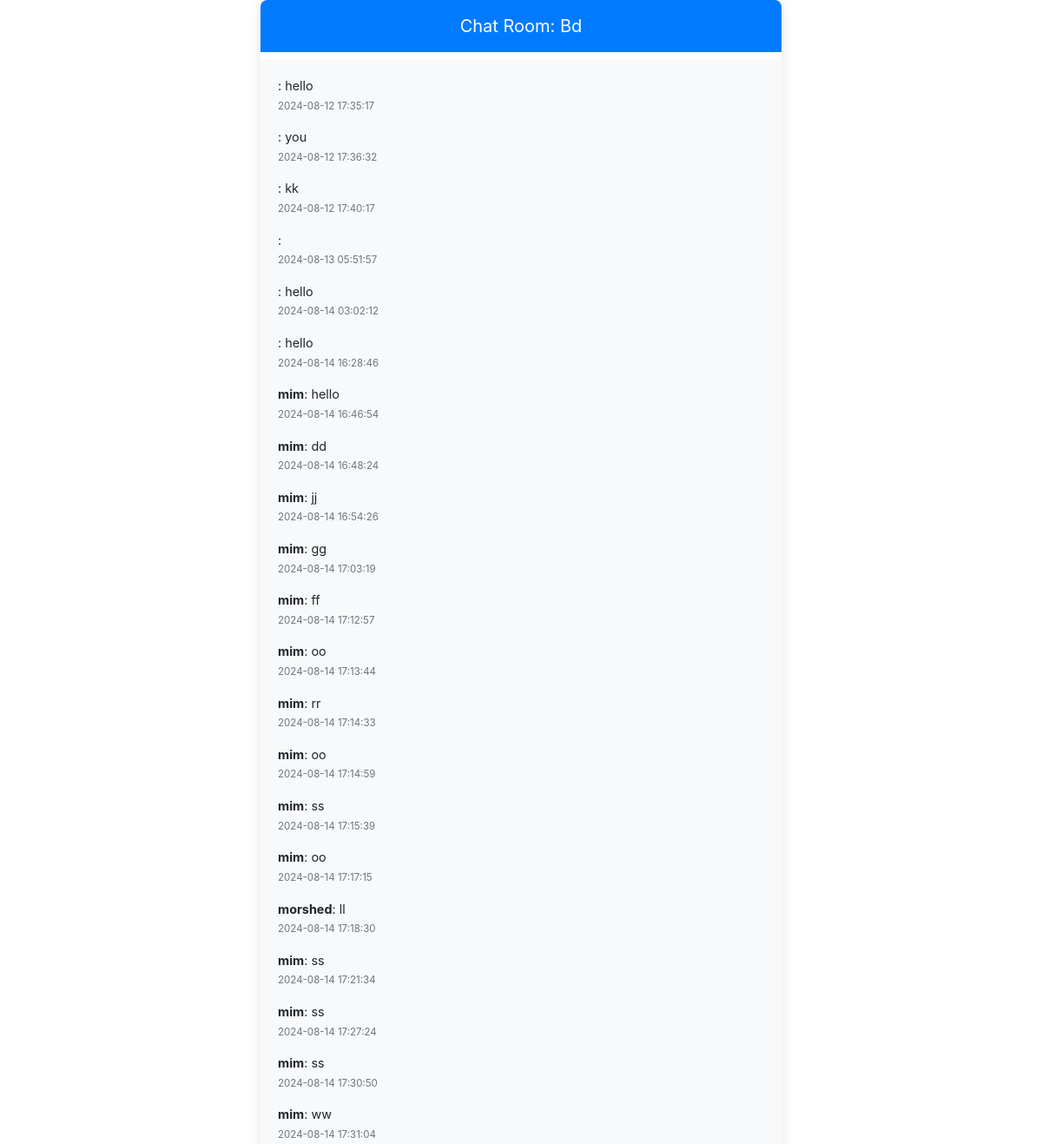
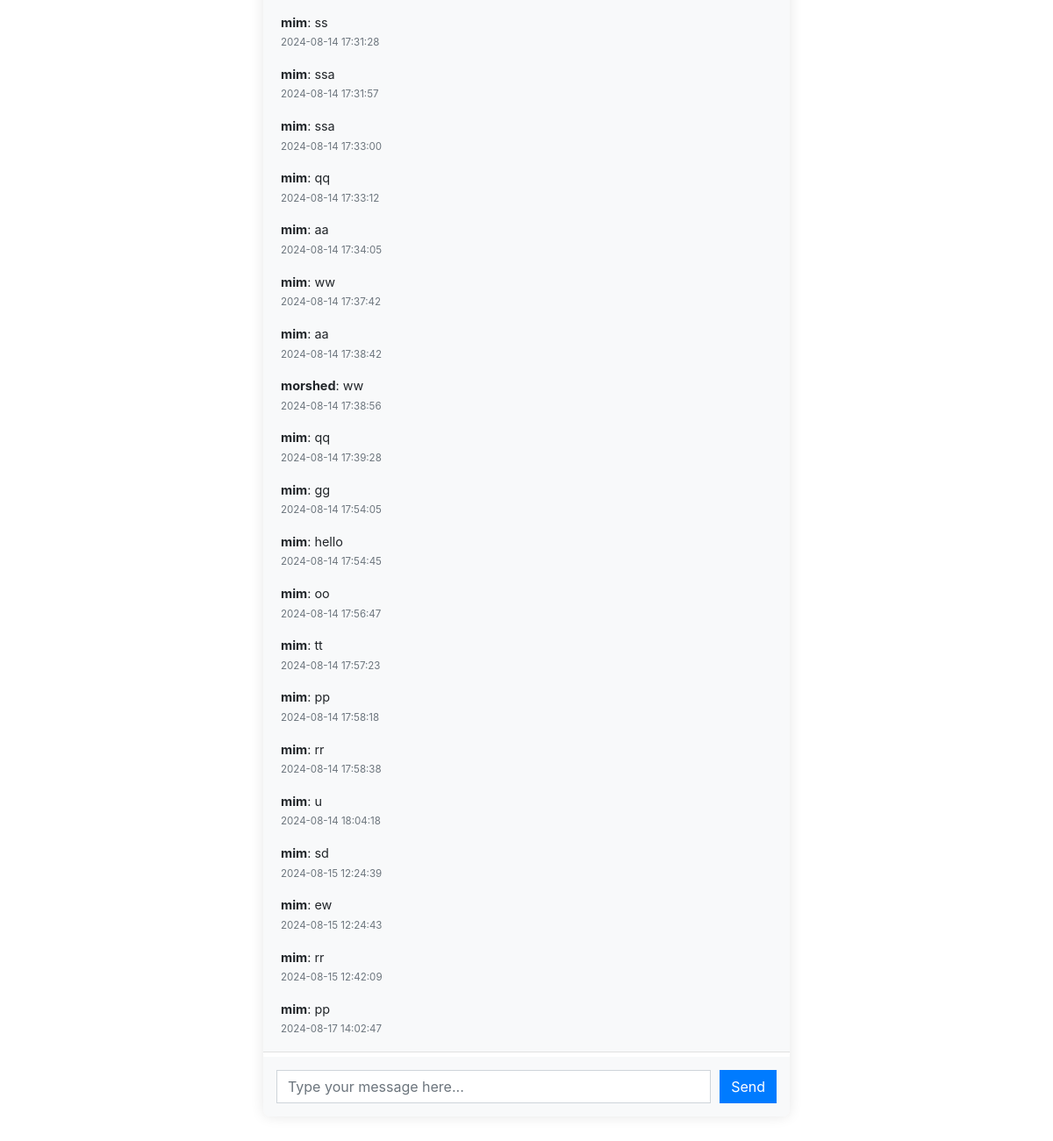
The app's page /chat/bd (signed in) with its own data (2 pictures, top to bottom).
### chat/models.py (models this page shows)
class Chat(models.Model):
    content = models.CharField(max_length=1000)
    username = models.CharField(max_length=100,blank=True)
    timestamp = models.DateTimeField(auto_now=True)
    group = models.ForeignKey('Group',on_delete=models.CASCADE)

### chat/views.py (the view)
# urls.py: path('<str:group_name>', views.index),
@login_required
def index(request,group_name):
    group = Group.objects.filter(name = group_name).first()
    chats = []
    if group:
        chats = Chat.objects.filter(group = group)
    else:
        group = Group(name = group_name)
        group.save()
    return render(request,'app/index.html',{'groupname':group_name,'chats':chats})

### chat/templates/app/index.html (shortened to what this page needs)
<!DOCTYPE html>
<html lang="en">
  <head>
    <link
      href="https://stackpath.bootstrapcdn.com/bootstrap/4.5.2/css/bootstrap.min.css"
      rel="stylesheet"
    />
  </head>
  <body>
    <div class="chat-container">
      <header class="chat-header">Chat Room: {{groupname | capfirst}}</header>
      <div class="chat-log-container" id="chat-log">
        {% for chat in chats %}
        <p>
          <strong>{{ chat.username }}</strong>: {{ chat.content }}
          <br />
          <small class="text-muted">
            {{ chat.timestamp|date:"Y-m-d H:i:s" }}
          </small>
        </p>
        {% endfor %}
      </div>
      <div class="chat-input-container">
        <input
          type="text"
          id="chat-message-input"
          class="form-control"
          placeholder="Type your message here..."
        />
        <button id="chat-message-submit" class="btn btn-primary">Send</button>
      </div>
    </div>
  </body>
</html>

### chat/templates/app/index.html (style rules this page uses)
.chat-container { max-width: 600px; margin: auto; background-color: #ffffff; border-radius: 8px; box-shadow: 0px 0px 15px rgba(0, 0, 0, 0.1); overflow: hidden; }
.chat-header { background-color: #007bff; color: #ffffff; padding: 15px; text-align: center; font-size: 1.25rem; }
.chat-log-container { padding: 20px; height: 78dvh; overflow-y: auto; background-color: #f8f9fa; border-bottom: 1px solid #e0e0e0; font-size: 0.9rem; }
.chat-input-container { display: flex; padding: 15px; background-color: #f8f9fa; }
.chat-input-container input { flex: 1; border-radius: 0; }
.chat-input-container button { margin-left: 10px; border-radius: 0; }

### records on screen
Chat: content "hello", timestamp "2024-08-12 17:35:17"
Chat: content "you", timestamp "2024-08-12 17:36:32"
Chat: content "kk", timestamp "2024-08-12 17:40:17"
Chat: timestamp "2024-08-13 05:51:57"
Chat: content "hello", timestamp "2024-08-14 03:02:12"
Chat: content "hello", timestamp "2024-08-14 16:28:46"
Chat: username "mim", content "hello", timestamp "2024-08-14 16:46:54"
Chat: username "mim", content "dd", timestamp "2024-08-14 16:48:24"
Chat: username "mim", content "jj", timestamp "2024-08-14 16:54:26"
Chat: username "mim", content "gg", timestamp "2024-08-14 17:03:19"
Chat: username "mim", content "ff", timestamp "2024-08-14 17:12:57"
Chat: username "mim", content "oo", timestamp "2024-08-14 17:13:44"
Chat: username "mim", content "rr", timestamp "2024-08-14 17:14:33"
Chat: username "mim", content "oo", timestamp "2024-08-14 17:14:59"
Chat: username "mim", content "ss", timestamp "2024-08-14 17:15:39"
Chat: username "mim", content "oo", timestamp "2024-08-14 17:17:15"
Chat: username "morshed", content "ll", timestamp "2024-08-14 17:18:30"
Chat: username "mim", content "ss", timestamp "2024-08-14 17:21:34"
Chat: username "mim", content "ss", timestamp "2024-08-14 17:27:24"
Chat: username "mim", content "ss", timestamp "2024-08-14 17:30:50"
Chat: username "mim", content "ww", timestamp "2024-08-14 17:31:04"
Chat: username "mim", content "ss", timestamp "2024-08-14 17:31:28"
Chat: username "mim", content "ssa", timestamp "2024-08-14 17:31:57"
Chat: username "mim", content "ssa", timestamp "2024-08-14 17:33:00"
Chat: username "mim", content "qq", timestamp "2024-08-14 17:33:12"
Chat: username "mim", content "aa", timestamp "2024-08-14 17:34:05"
Chat: username "mim", content "ww", timestamp "2024-08-14 17:37:42"
Chat: username "mim", content "aa", timestamp "2024-08-14 17:38:42"
Chat: username "morshed", content "ww", timestamp "2024-08-14 17:38:56"
Chat: username "mim", content "qq", timestamp "2024-08-14 17:39:28"
Chat: username "mim", content "gg", timestamp "2024-08-14 17:54:05"
Chat: username "mim", content "hello", timestamp "2024-08-14 17:54:45"
Chat: username "mim", content "oo", timestamp "2024-08-14 17:56:47"
Chat: username "mim", content "tt", timestamp "2024-08-14 17:57:23"
Chat: username "mim", content "pp", timestamp "2024-08-14 17:58:18"
Chat: username "mim", content "rr", timestamp "2024-08-14 17:58:38"
Chat: username "mim", content "u", timestamp "2024-08-14 18:04:18"
Chat: username "mim", content "sd", timestamp "2024-08-15 12:24:39"
Chat: username "mim", content "ew", timestamp "2024-08-15 12:24:43"
Chat: username "mim", content "rr", timestamp "2024-08-15 12:42:09"
Chat: username "mim", content "pp", timestamp "2024-08-17 14:02:47"

### other values on screen
{{ groupname | capfirst }} "Bd"
